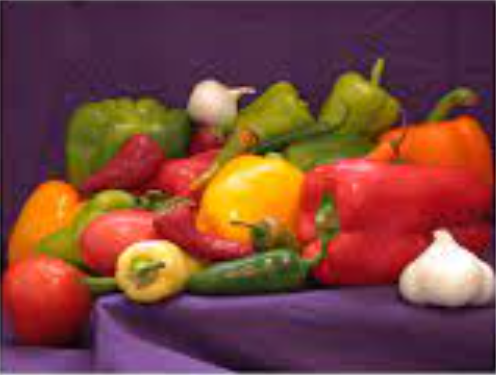
#> input picture rgb-kullanarak-bolutleme/img_1.png, 496 x 375 px
$ python main.py
#> lines starting #> are read from the running program, lines starting #| are printed output that depends on the picture; after the words box and inside, x2 and y2 are one past the last pixel; in counts of white or black regions, pixels touching at a corner belong together
import cv2
import numpy as np
import matplotlib.pyplot as plt


def color_based_segmentation(image_path, lower_bound, upper_bound):
#> called with image_path = 'img_1.png', lower_bound = array of shape (3,), upper_bound = array of shape (3,)
    image = cv2.imread(image_path)
#> image is the input picture: shape (375, 496, 3); mean B, G, R 59.5, 67.8, 122.2

    image_rgb = cv2.cvtColor(image, cv2.COLOR_BGR2RGB)

    mask = cv2.inRange(image_rgb, lower_bound, upper_bound)
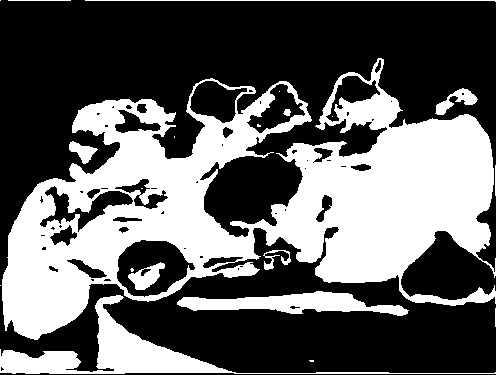
#> mask: shape (375, 496); 38.1% white; 21 white regions (10 under 20 px), largest, box (x1, y1, x2, y2) and area: (2, 58, 496, 340) 59845, (0, 295, 496, 374) 5966, (177, 291, 409, 316) 2946

    segmented_image = cv2.bitwise_and(image_rgb, image_rgb, mask=mask)
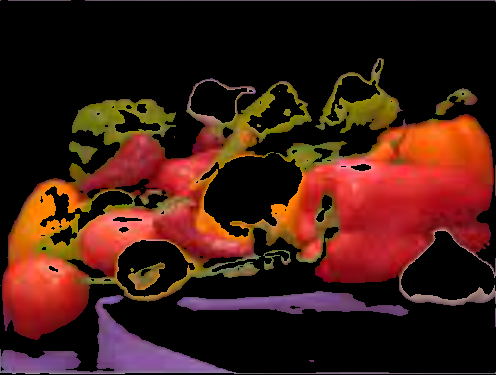
#> segmented_image: shape (375, 496, 3); mean R, G, B 63.7, 27.7, 19

    plt.figure(figsize=(12, 6))

    plt.subplot(1, 3, 1)
    plt.imshow(image_rgb)
    plt.title('Orijinal Görüntü')

    plt.subplot(1, 3, 2)
    plt.imshow(mask, cmap='gray')
    plt.title('Renk Tabanlı Maske')

    plt.subplot(1, 3, 3)
    plt.imshow(segmented_image)
    plt.title('Renk Tabanlı Bölütlenmiş Görüntü')

    plt.show()
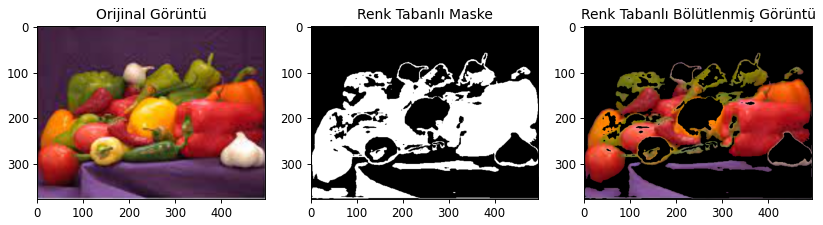
#> figure drawn by matplotlib, 3 panels

image_path_color = "img_1.png"

lower_bound = np.array([100, 0, 0], dtype=np.uint8)
upper_bound = np.array([255, 140, 255], dtype=np.uint8)

color_based_segmentation(image_path_color, lower_bound, upper_bound)
